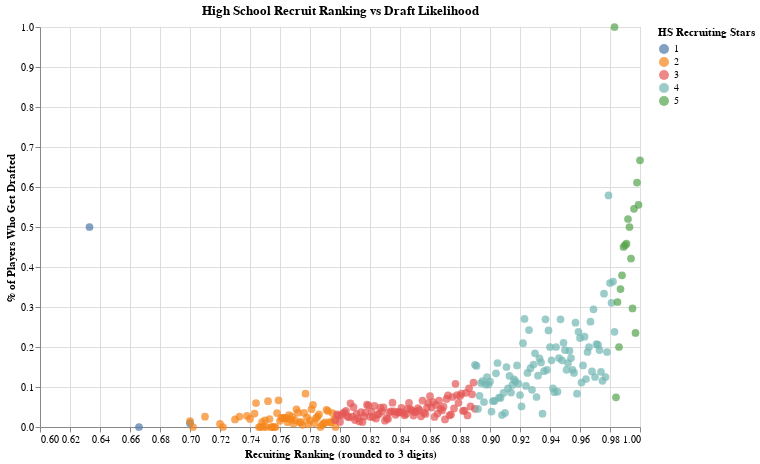

Notebook cell for this chart:
### Code cell
alt.Chart(draft_likelihood).mark_circle(size = 60).encode(
    x = alt.X('HS Recruiting Rating', scale=alt.Scale(domain=[.6, 1]), title = 'Recuiting Ranking (rounded to 3 digits)'),
    y = alt.Y('% of Players Drafted', title = '% of Players Who Get Drafted', scale=alt.Scale(domain=[0, 1])),
    color = 'HS Recruiting Stars:N').properties(
    width = 600, height = 400, title = 'High School Recruit Ranking vs Draft Likelihood')

### Figure 1 — Vega-Lite specification as saved in the notebook (floating-point values rounded to 4 significant figures; data arrays with more than 128 entries replaced by an {"elided": "..."} marker saying what was removed)
{"config": {"view": {"continuousWidth": 300, "continuousHeight": 300}}, "data": {"name": "data-8fd3ef6d3cf8c21e5d3984ced48e4ce0"}, "mark": {"type": "circle", "size": 60}, "encoding": {"color": {"field": "HS Recruiting Stars", "type": "nominal"}, "x": {"field": "HS Recruiting Rating", "scale": {"domain": [0.6, 1]}, "title": "Recuiting Ranking (rounded to 3 digits)", "type": "quantitative"}, "y": {"field": "% of Players Drafted", "scale": {"domain": [0, 1]}, "title": "% of Players Who Get Drafted", "type": "quantitative"}}, "height": 400, "title": "High School Recruit Ranking vs Draft Likelihood", "width": 600, "$schema": "https://vega.github.io/schema/vega-lite/v5.6.1.json", "datasets": {"data-8fd3ef6d3cf8c21e5d3984ced48e4ce0": {"elided": "272 records"}}}
